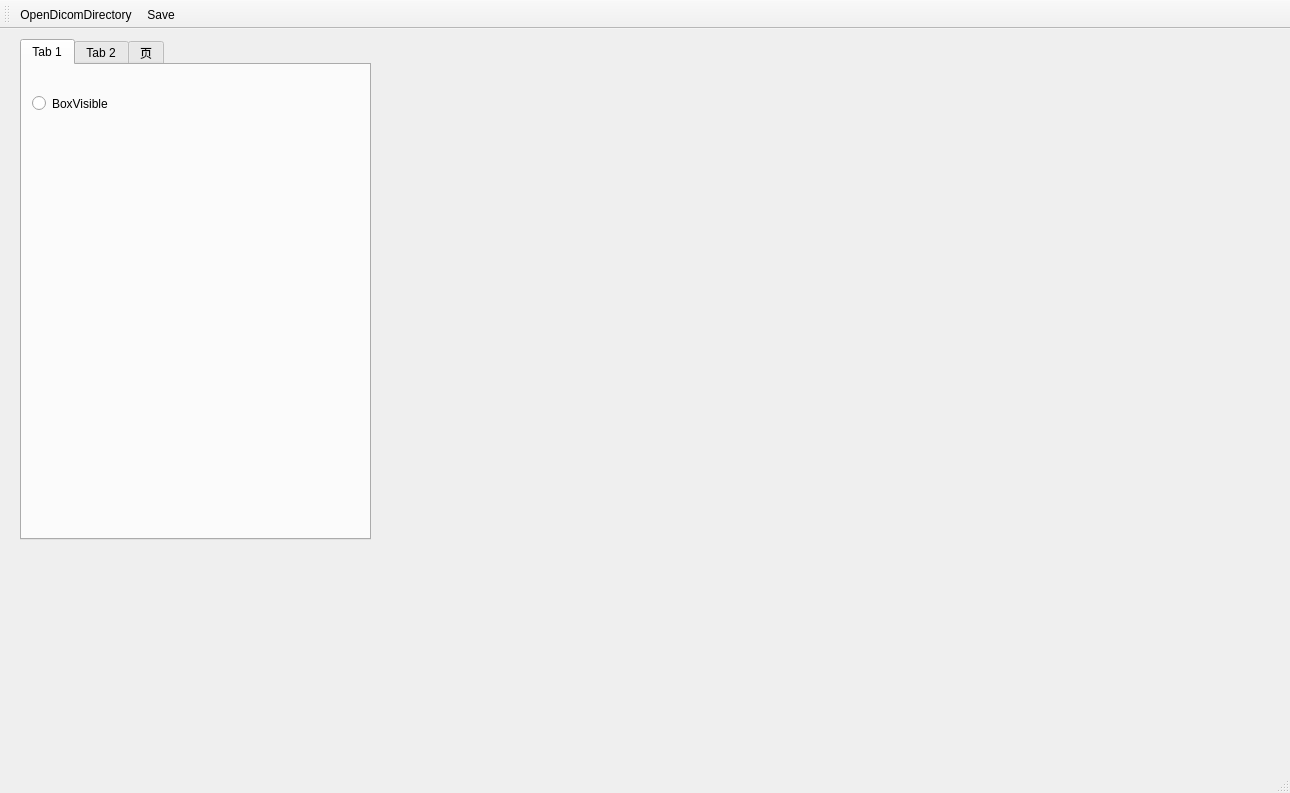
<?xml version="1.0" encoding="UTF-8"?>
<ui version="4.0">
 <class>QtVTKRenderWindows</class>
 <widget class="QMainWindow" name="QtVTKRenderWindows">
  <property name="geometry">
   <rect>
    <x>0</x>
    <y>0</y>
    <width>1290</width>
    <height>793</height>
   </rect>
  </property>
  <property name="windowTitle">
   <string>QtVTKRenderWindows</string>
  </property>
  <property name="windowIcon">
   <iconset resource="icons.qrc">
    <normaloff>:/Icons/help.png</normaloff>:/Icons/help.png</iconset>
  </property>
  <property name="iconSize">
   <size>
    <width>22</width>
    <height>22</height>
   </size>
  </property>
  <widget class="QWidget" name="centralwidget">
   <widget class="QVTKWidget" name="view2">
    <property name="geometry">
     <rect>
      <x>550</x>
      <y>540</y>
      <width>301</width>
      <height>271</height>
     </rect>
    </property>
   </widget>
   <widget class="QVTKWidget" name="view4">
    <property name="geometry">
     <rect>
      <x>520</x>
      <y>10</y>
      <width>641</width>
      <height>431</height>
     </rect>
    </property>
   </widget>
   <widget class="QVTKWidget" name="view3">
    <property name="geometry">
     <rect>
      <x>940</x>
      <y>540</y>
      <width>291</width>
      <height>271</height>
     </rect>
    </property>
   </widget>
   <widget class="QVTKWidget" name="view1">
    <property name="geometry">
     <rect>
      <x>170</x>
      <y>541</y>
      <width>321</width>
      <height>271</height>
     </rect>
    </property>
   </widget>
   <widget class="QTabWidget" name="tabWidget">
    <property name="geometry">
     <rect>
      <x>20</x>
      <y>10</y>
      <width>351</width>
      <height>501</height>
     </rect>
    </property>
    <property name="currentIndex">
     <number>0</number>
    </property>
    <widget class="QWidget" name="tab">
     <attribute name="title">
      <string>Tab 1</string>
     </attribute>
     <widget class="QRadioButton" name="clickedVtkBoxWidget">
      <property name="geometry">
       <rect>
        <x>10</x>
        <y>30</y>
        <width>82</width>
        <height>17</height>
       </rect>
      </property>
      <property name="text">
       <string>BoxVisible</string>
      </property>
      <property name="checkable">
       <bool>true</bool>
      </property>
     </widget>
    </widget>
    <widget class="QWidget" name="tab_2">
     <attribute name="title">
      <string>Tab 2</string>
     </attribute>
     <widget class="QFrame" name="frame">
      <property name="geometry">
       <rect>
        <x>20</x>
        <y>10</y>
        <width>161</width>
        <height>521</height>
       </rect>
      </property>
      <property name="frameShape">
       <enum>QFrame::StyledPanel</enum>
      </property>
      <property name="frameShadow">
       <enum>QFrame::Raised</enum>
      </property>
      <widget class="QCheckBox" name="resliceModeCheckBox">
       <property name="geometry">
        <rect>
         <x>30</x>
         <y>20</y>
         <width>101</width>
         <height>17</height>
        </rect>
       </property>
       <property name="text">
        <string>Oblique Reslice</string>
       </property>
      </widget>
      <widget class="QCheckBox" name="thickModeCheckBox">
       <property name="geometry">
        <rect>
         <x>30</x>
         <y>80</y>
         <width>101</width>
         <height>17</height>
        </rect>
       </property>
       <property name="text">
        <string>Thick Slab</string>
       </property>
      </widget>
      <widget class="QGroupBox" name="blendModeGroupBox">
       <property name="geometry">
        <rect>
         <x>10</x>
         <y>120</y>
         <width>141</width>
         <height>91</height>
        </rect>
       </property>
       <property name="title">
        <string>Blend mode</string>
       </property>
       <widget class="QRadioButton" name="radioButton_Min">
        <property name="geometry">
         <rect>
          <x>10</x>
          <y>20</y>
          <width>111</width>
          <height>17</height>
         </rect>
        </property>
        <property name="text">
         <string>Min Intensity Blend</string>
        </property>
       </widget>
       <widget class="QRadioButton" name="radioButton_Max">
        <property name="geometry">
         <rect>
          <x>10</x>
          <y>40</y>
          <width>121</width>
          <height>17</height>
         </rect>
        </property>
        <property name="text">
         <string>Max Intensity Blend</string>
        </property>
       </widget>
       <widget class="QRadioButton" name="radioButton_Mean">
        <property name="geometry">
         <rect>
          <x>10</x>
          <y>60</y>
          <width>111</width>
          <height>17</height>
         </rect>
        </property>
        <property name="text">
         <string>Mean Blend</string>
        </property>
       </widget>
      </widget>
      <widget class="QPushButton" name="resetButton">
       <property name="geometry">
        <rect>
         <x>10</x>
         <y>220</y>
         <width>51</width>
         <height>21</height>
        </rect>
       </property>
       <property name="text">
        <string>Reset</string>
       </property>
      </widget>
      <widget class="QFrame" name="frame_2">
       <property name="geometry">
        <rect>
         <x>0</x>
         <y>250</y>
         <width>161</width>
         <height>211</height>
        </rect>
       </property>
       <property name="frameShape">
        <enum>QFrame::StyledPanel</enum>
       </property>
       <property name="frameShadow">
        <enum>QFrame::Raised</enum>
       </property>
       <widget class="QPushButton" name="AddDistance1Button">
        <property name="geometry">
         <rect>
          <x>0</x>
          <y>0</y>
          <width>131</width>
          <height>21</height>
         </rect>
        </property>
        <property name="text">
         <string>Add Distance On View 1</string>
        </property>
       </widget>
      </widget>
     </widget>
    </widget>
    <widget class="QWidget" name="tab_3">
     <attribute name="title">
      <string>页</string>
     </attribute>
    </widget>
   </widget>
  </widget>
  <widget class="QToolBar" name="toolBar">
   <property name="windowTitle">
    <string>toolBar</string>
   </property>
   <attribute name="toolBarArea">
    <enum>TopToolBarArea</enum>
   </attribute>
   <attribute name="toolBarBreak">
    <bool>false</bool>
   </attribute>
   <addaction name="actionOpenDicomDirectory"/>
   <addaction name="actionSave"/>
  </widget>
  <widget class="QStatusBar" name="statusBar"/>
  <action name="actionOpenFile">
   <property name="enabled">
    <bool>true</bool>
   </property>
   <property name="icon">
    <iconset resource="icons.qrc">
     <normaloff>:/Icons/fileopen.png</normaloff>:/Icons/fileopen.png</iconset>
   </property>
   <property name="text">
    <string>Open File...</string>
   </property>
  </action>
  <action name="actionExit">
   <property name="icon">
    <iconset>
     <normaloff>.</normaloff>.</iconset>
   </property>
   <property name="text">
    <string>Exit</string>
   </property>
  </action>
  <action name="actionPrint">
   <property name="icon">
    <iconset resource="icons.qrc">
     <normaloff>:/Icons/print.png</normaloff>:/Icons/print.png</iconset>
   </property>
   <property name="text">
    <string>Print</string>
   </property>
  </action>
  <action name="actionHelp">
   <property name="icon">
    <iconset resource="icons.qrc">
     <normaloff>:/Icons/help.png</normaloff>:/Icons/help.png</iconset>
   </property>
   <property name="text">
    <string>Help</string>
   </property>
  </action>
  <action name="actionSave">
   <property name="icon">
    <iconset resource="icons.qrc">
     <normaloff>:/Icons/filesave.png</normaloff>:/Icons/filesave.png</iconset>
   </property>
   <property name="text">
    <string>Save</string>
   </property>
  </action>
  <action name="actionOpenDicomDirectory">
   <property name="checkable">
    <bool>true</bool>
   </property>
   <property name="icon">
    <iconset resource="icons.qrc">
     <normaloff>:/Icons/openFolder.png</normaloff>:/Icons/openFolder.png</iconset>
   </property>
   <property name="text">
    <string>OpenDicomDirectory</string>
   </property>
   <property name="toolTip">
    <string>open directory(where dicom images in)</string>
   </property>
  </action>
 </widget>
 <customwidgets>
  <customwidget>
   <class>QVTKWidget</class>
   <extends>QWidget</extends>
   <header>QVTKWidget.h</header>
  </customwidget>
 </customwidgets>
 <resources>
  <include location="icons.qrc"/>
 </resources>
 <connections/>
</ui>
